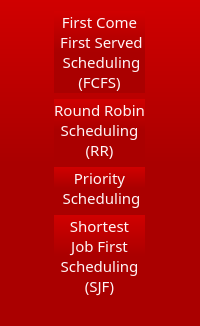
           <widget class="QFrame" name="frame">
            <property name="sizePolicy">
             <sizepolicy hsizetype="Maximum" vsizetype="Preferred">
              <horstretch>0</horstretch>
              <verstretch>0</verstretch>
             </sizepolicy>
            </property>
            <property name="styleSheet">
             <string notr="true"> background-color: QLinearGradient(x1:0, y1:0, x2:0, y2:1, stop:0  rgb(208, 0, 0), stop: 0.5 rgb(170, 0, 0));
border:none;
border-color: rgb(153, 153, 153);

</string>
            </property>
            <property name="frameShape">
             <enum>QFrame::Panel</enum>
            </property>
            <property name="frameShadow">
             <enum>QFrame::Plain</enum>
            </property>
            <property name="lineWidth">
             <number>4</number>
            </property>
            <layout class="QGridLayout" name="gridLayout_5">
             <item row="0" column="0">
              <widget class="QPushButton" name="btn_1">
               <property name="sizePolicy">
                <sizepolicy hsizetype="Minimum" vsizetype="Preferred">
                 <horstretch>0</horstretch>
                 <verstretch>0</verstretch>
                </sizepolicy>
               </property>
               <property name="font">
                <font>
                 <family>13 Perpetua Titling MT</family>
                 <pointsize>11</pointsize>
                 <weight>9</weight>
                 <italic>false</italic>
                 <bold>false</bold>
                </font>
               </property>
               <property name="styleSheet">
                <string notr="true">QPushButton::hover

{

	background-color: rgb(255, 0, 0);
}

QPushButton{
	
	font: 75  11pt bold &quot;Perpetua Titling MT&quot;;

	color: rgb(255, 246, 247);


}

QPushButton:pressed
{
    background-color: QLinearGradient( x1: 0, y1: 0, x2: 0, y2: 1, stop: 0 #2d2d2d, stop: 0.1 #2b2b2b, stop: 0.5 #292929, stop: 0.9 #282828, stop: 1 #252525);
}</string>
               </property>
               <property name="text">
                <string>First Come
 First Served
 Scheduling 
(FCFS)</string>
               </property>
              </widget>
             </item>
             <item row="1" column="0">
              <widget class="QPushButton" name="btn_4">
               <property name="sizePolicy">
                <sizepolicy hsizetype="Minimum" vsizetype="Preferred">
                 <horstretch>0</horstretch>
                 <verstretch>0</verstretch>
                </sizepolicy>
               </property>
               <property name="font">
                <font>
                 <family>13 Perpetua Titling MT</family>
                 <pointsize>11</pointsize>
                 <weight>9</weight>
                 <italic>false</italic>
                 <bold>false</bold>
                </font>
               </property>
               <property name="styleSheet">
                <string notr="true">QPushButton::hover

{

	background-color: rgb(255, 0, 0);
}

QPushButton{
		font: 75  11pt bold &quot;Perpetua Titling MT&quot;;

	color: rgb(255, 246, 247);
}
QPushButton:pressed
{
    background-color: QLinearGradient( x1: 0, y1: 0, x2: 0, y2: 1, stop: 0 #2d2d2d, stop: 0.1 #2b2b2b, stop: 0.5 #292929, stop: 0.9 #282828, stop: 1 #252525);
}</string>
               </property>
               <property name="text">
                <string>Round Robin 
Scheduling 
(RR)</string>
               </property>
              </widget>
             </item>
             <item row="2" column="0">
              <widget class="QPushButton" name="btn_3">
               <property name="sizePolicy">
                <sizepolicy hsizetype="Minimum" vsizetype="Preferred">
                 <horstretch>0</horstretch>
                 <verstretch>0</verstretch>
                </sizepolicy>
               </property>
               <property name="font">
                <font>
                 <family>13 Perpetua Titling MT</family>
                 <pointsize>11</pointsize>
                 <weight>9</weight>
                 <italic>false</italic>
                 <bold>false</bold>
                </font>
               </property>
               <property name="styleSheet">
                <string notr="true">QPushButton::hover

{

	background-color: rgb(255, 0, 0);
}
QPushButton:pressed
{
    background-color: QLinearGradient( x1: 0, y1: 0, x2: 0, y2: 1, stop: 0 #2d2d2d, stop: 0.1 #2b2b2b, stop: 0.5 #292929, stop: 0.9 #282828, stop: 1 #252525);
}
QPushButton{
	
		font: 75  11pt bold &quot;Perpetua Titling MT&quot;;

	color: rgb(255, 246, 247);
}</string>
               </property>
               <property name="text">
                <string>Priority
 Scheduling</string>
               </property>
              </widget>
             </item>
             <item row="3" column="0">
              <widget class="QPushButton" name="btn_2">
               <property name="sizePolicy">
                <sizepolicy hsizetype="Minimum" vsizetype="Preferred">
                 <horstretch>0</horstretch>
                 <verstretch>0</verstretch>
                </sizepolicy>
               </property>
               <property name="font">
                <font>
                 <family>13 Perpetua Titling MT</family>
                 <pointsize>11</pointsize>
                 <weight>9</weight>
                 <italic>false</italic>
                 <bold>false</bold>
                </font>
               </property>
               <property name="styleSheet">
                <string notr="true">QPushButton::hover

{

	background-color: rgb(255, 0, 0);
}
QPushButton:pressed
{
    background-color: QLinearGradient( x1: 0, y1: 0, x2: 0, y2: 1, stop: 0 #2d2d2d, stop: 0.1 #2b2b2b, stop: 0.5 #292929, stop: 0.9 #282828, stop: 1 #252525);
}
QPushButton{
	
		font: 75  11pt bold &quot;Perpetua Titling MT&quot;;

	color: rgb(255, 246, 247);
}</string>
               </property>
               <property name="text">
                <string>Shortest 
Job First 
Scheduling 
(SJF)</string>
               </property>
              </widget>
             </item>
             <item row="4" column="0">
              <widget class="Line" name="line">
               <property name="styleSheet">
                <string notr="true">background-color: rgb(170, 0, 0);</string>
               </property>
               <property name="orientation">
                <enum>Qt::Vertical</enum>
               </property>
              </widget>
             </item>
             <item row="5" column="0">
              <widget class="Line" name="line_2">
               <property name="styleSheet">
                <string notr="true">background-color: rgb(170, 0, 0);</string>
               </property>
               <property name="orientation">
                <enum>Qt::Vertical</enum>
               </property>
              </widget>
             </item>
             <item row="6" column="0">
              <widget class="Line" name="line_4">
               <property name="sizePolicy">
                <sizepolicy hsizetype="Preferred" vsizetype="Preferred">
                 <horstretch>0</horstretch>
                 <verstretch>0</verstretch>
                </sizepolicy>
               </property>
               <property name="styleSheet">
                <string notr="true">background-color: rgb(170, 0, 0);</string>
               </property>
               <property name="orientation">
                <enum>Qt::Vertical</enum>
               </property>
              </widget>
             </item>
            </layout>
           </widget>
